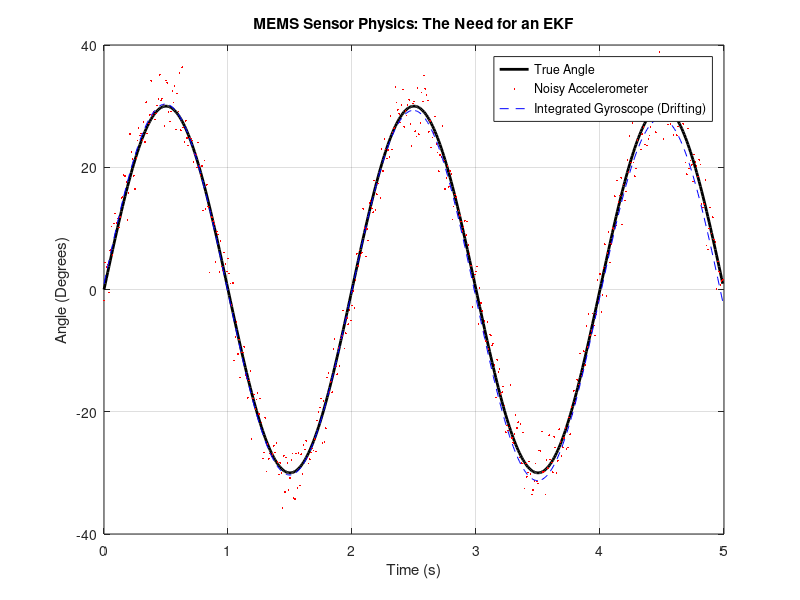

Here is the MATLAB script that generated this plot: (Note: this script raises an error after producing the figure.)
% generate_mems_data.m
% Simulates a moving joint and injects real-world MEMS noise characteristics.
% Exports the noisy data to a C header file for embedded EKF testing.

%% 1. Define the Physical System
fs = 100;               % 100 Hz sampling frequency (Standard for MEMS)
dt = 1/fs;              % Time step
t = (0:dt:5-dt);        % 5 seconds of simulation
N = length(t);

% Ground Truth: The joint is sweeping back and forth (sine wave)
% Amplitude: 30 degrees, Frequency: 0.5 Hz
true_angle = 30 * sin(2*pi*0.5*t); 
true_rate = 30 * (2*pi*0.5) * cos(2*pi*0.5*t); % Derivative of angle

%% 2. Inject Real-World MEMS Physics (Noise & Drift)
% Accelerometer: Noisy but absolute (no drift)
accel_noise_std = 3.0; % High vibration noise
accel_meas = true_angle + accel_noise_std * randn(1, N);

% Gyroscope: Clean short-term, but suffers from Bias Drift (Random Walk)
gyro_noise_std = 0.2;  % Low immediate noise
gyro_bias = 0.05 * cumsum(randn(1, N)); % The dreaded physical MEMS drift
gyro_meas = true_rate + gyro_noise_std * randn(1, N) + gyro_bias;

%% 3. Plot the Physics to Verify
figure;
plot(t, true_angle, 'k', 'LineWidth', 2); hold on;
plot(t, accel_meas, 'r.', 'MarkerSize', 4);
plot(t, cumsum(gyro_meas)*dt, 'b--'); % Integrating gyro to show drift
legend('True Angle', 'Noisy Accelerometer', 'Integrated Gyroscope (Drifting)');
title('MEMS Sensor Physics: The Need for an EKF');
xlabel('Time (s)'); ylabel('Angle (Degrees)');
grid on;

%% 4. Export to C-Header File for Bare-Metal Simulation
header_file = fullfile('..', 'c_ekf_core', 'mems_sensor_data.h');
fid = fopen(header_file, 'w');

fprintf(fid, '/* Auto-generated MEMS Sensor Data for Embedded EKF */\n');
fprintf(fid, '#ifndef MEMS_SENSOR_DATA_H\n#define MEMS_SENSOR_DATA_H\n\n');
fprintf(fid, '#define DATA_LENGTH %d\n', N);
fprintf(fid, '#define DT %f\n\n', dt);

% Write Accelerometer Array
fprintf(fid, 'const float accel_meas[DATA_LENGTH] = {');
fprintf(fid, '%.4f, ', accel_meas(1:end-1));
fprintf(fid, '%.4f};\n\n', accel_meas(end));

% Write Gyroscope Array
fprintf(fid, 'const float gyro_meas[DATA_LENGTH] = {');
fprintf(fid, '%.4f, ', gyro_meas(1:end-1));
fprintf(fid, '%.4f};\n\n', gyro_meas(end));

% Write Ground Truth (for calculating EKF accuracy later)
fprintf(fid, 'const float true_angle[DATA_LENGTH] = {');
fprintf(fid, '%.4f, ', true_angle(1:end-1));
fprintf(fid, '%.4f};\n\n', true_angle(end));

fprintf(fid, '#endif // MEMS_SENSOR_DATA_H\n');
fclose(fid);

disp('Simulation complete. Physical graph generated.');
disp(['C Header file written to: ', header_file]);
